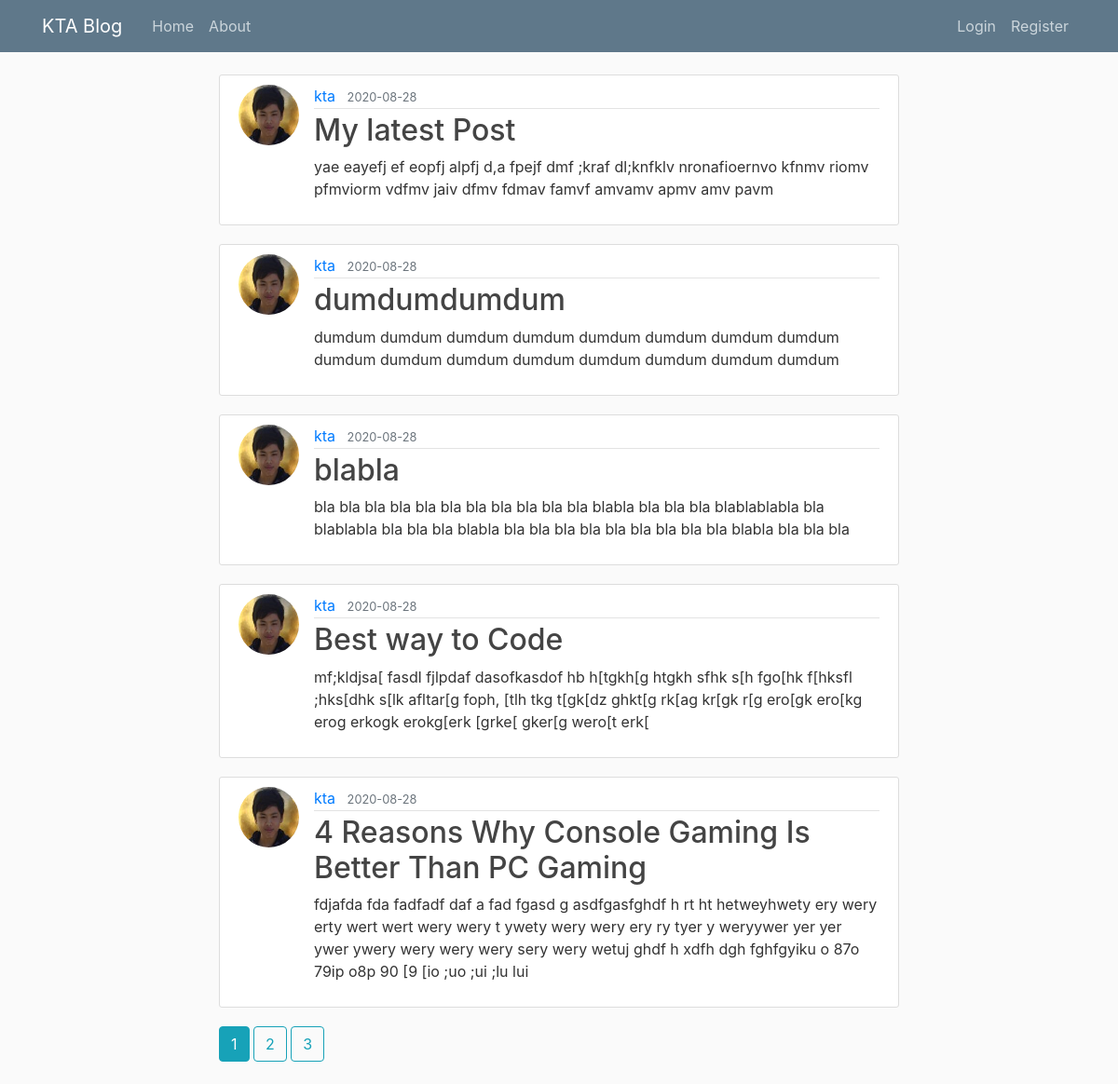
Page /home on the earlier database version.
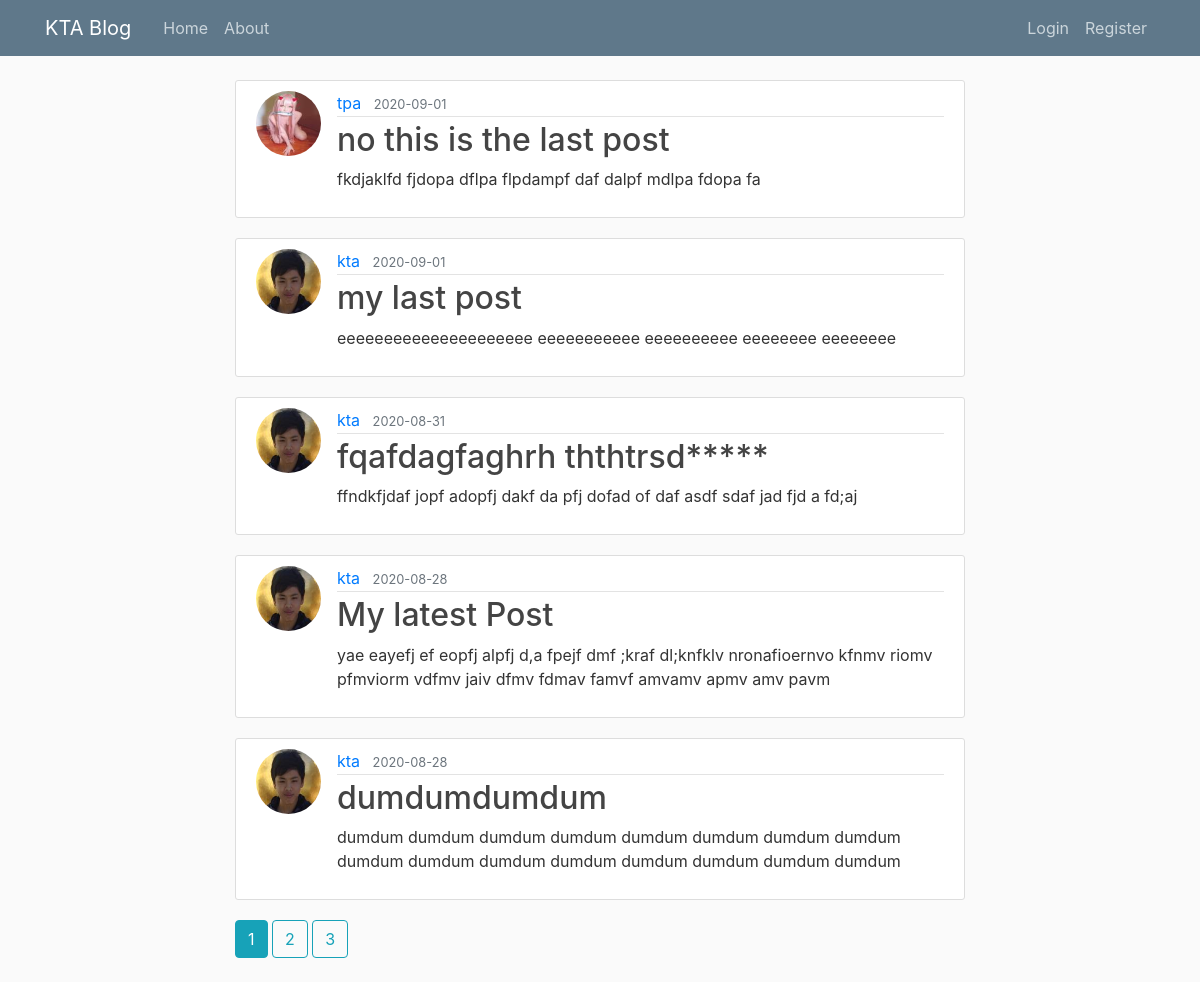
Same page on the later database version.
### flaskblog/model.py (models this page shows, shortened)
class Post(db.Model):
    id = db.Column(db.Integer, primary_key=True)
    title = db.Column(db.String(100), nullable=False)
    date_posted = db.Column(db.DateTime, nullable=False, default=datetime.utcnow)
    content = db.Column(db.Text, nullable=False)
    user_id = db.Column(db.Integer, db.ForeignKey('user.id'), nullable=False)

class User(db.Model, UserMixin):
    id = db.Column(db.Integer, primary_key=True)
    username = db.Column(db.String(20), unique=True, nullable=False)
    email = db.Column(db.String(120), unique=True, nullable=False)
    image_file = db.Column(db.String(20), nullable=False, default='default.jpg')
    password = db.Column(db.String(60), nullable=False)
    posts = db.relationship('Post', backref='author', lazy=True)

### flaskblog/main/route.py (the view)
@main.route("/")
@main.route('/home')
def home():
    page = request.args.get('page', 1, type=int)
    posts = Post.query.order_by(Post.date_posted.desc()).paginate(page=page, per_page=5)
    return render_template('index.html', posts=posts)

### flaskblog/templates/index.html
{% extends "base.html" %}
{% block body %}
     {% for post in posts.items %}
        <article class="media content-section">
          <img class="rounded-circle article-img" src="{{ url_for('static', filename='profile_pics/' + post.author.image_file) }}">
          <div class="media-body">
            <div class="article-metadata">
              <a class="mr-2" href="{{ url_for('users.user_posts', username=post.author.username) }}">{{ post.author.username }}</a>
              <small class="text-muted">{{ post.date_posted.strftime('%Y-%m-%d') }}</small>
            </div>
            <h2><a class="article-title" href="{{ url_for('posts.post', post_id=post.id) }}">{{ post.title }}</a></h2>
            <p class="article-content">{{ post.content }}</p>
          </div>
        </article>
    {% endfor %}
    {% for page_num in posts.iter_pages(left_edge=1, right_edge=1, left_current=1, right_current=2) %}
      {% if page_num %}
        {% if posts.page == page_num %}
          <a class="btn btn-info mb-4" href="{{ url_for('main.home', page=page_num) }}">{{ page_num }}</a>
        {% else %}
          <a class="btn btn-outline-info mb-4" href="{{ url_for('main.home', page=page_num) }}">{{ page_num }}</a>
        {% endif %}
      {% else %}
        ...
      {% endif %}
    {% endfor %}
{% endblock %}

Differences in the rows shown:
no longer on this page (row unchanged): Post: image_file (picture), author.username "kta", date_posted "2020-08-28", title "blabla", content "bla bla bla bla bla bla bla bla bla bla bla blabla bla bla bla blablablabla bla blablabla bla bla bla blabla bla bla bla bla bla bla bla bla bla blabla bla bla bla"
no longer on this page (row unchanged): Post: image_file (picture), author.username "kta", date_posted "2020-08-28", title "Best way to Code", content "mf;kldjsa[ fasdl fjlpdaf dasofkasdof hb h[tgkh[g htgkh sfhk s[h fgo[hk f[hksfl ;hks[dhk s[lk afltar[g foph, [tlh tkg t[gk[dz ghkt[g rk[ag kr[gk r[g ero[gk ero[kg erog erkogk erokg[erk [grke[ gker[g wero[t erk["
no longer on this page (row unchanged): Post: image_file (picture), author.username "kta", date_posted "2020-08-28", title "4 Reasons Why Console Gaming Is Better Than PC Gaming", content "fdjafda fda fadfadf daf a fad fgasd g asdfgasfghdf h rt ht hetweyhwety ery wery erty wert wert wery wery t ywety wery wery ery ry tyer y weryywer yer yer ywer ywery wery wery wery sery wery wetuj ghdf h xdfh dgh fghfgyiku o 87o 79ip o8p 90 [9 [io ;uo ;ui ;lu lui"
added Post: image_file (picture), author.username "tpa", date_posted "2020-09-01", title "no this is the last post", content "fkdjaklfd fjdopa dflpa flpdampf daf dalpf mdlpa fdopa fa"
added Post: image_file (picture), author.username "kta", date_posted "2020-09-01", title "my last post", content "eeeeeeeeeeeeeeeeeeeee eeeeeeeeeee eeeeeeeeee eeeeeeee eeeeeeee"
added Post: image_file (picture), author.username "kta", date_posted "2020-08-31", title "fqafdagfaghrh ththtrsd*****", content "ffndkfjdaf jopf adopfj dakf da pfj dofad of daf asdf sdaf jad fjd a fd;aj"
